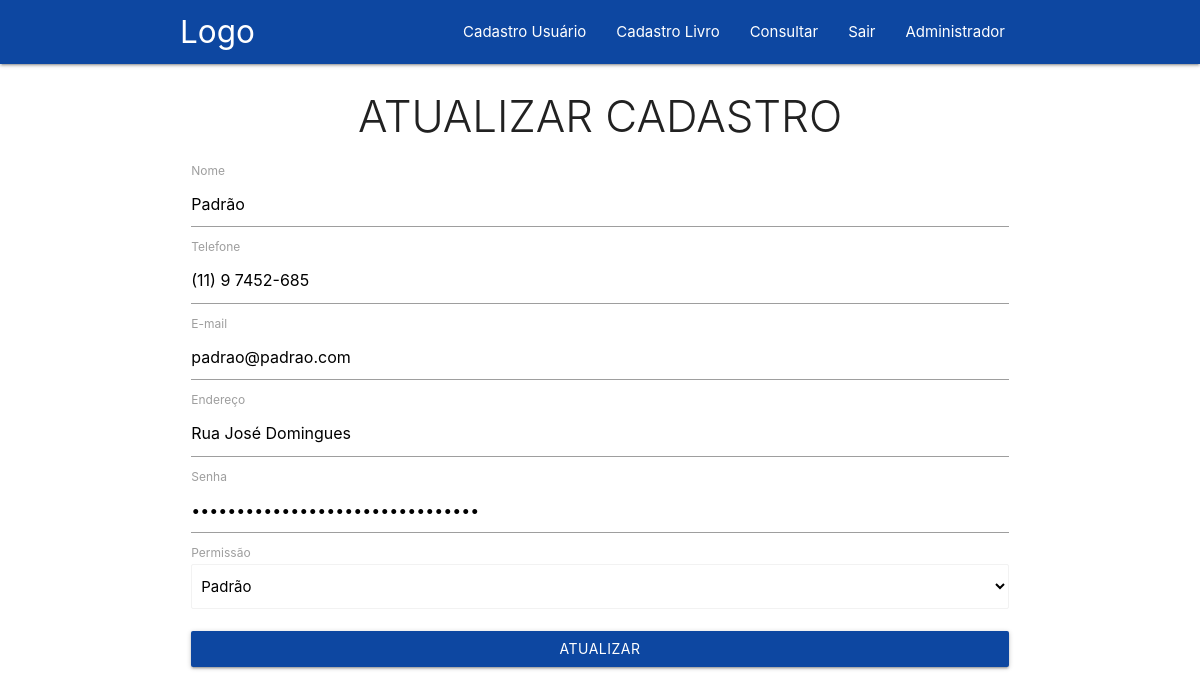
Page /editar-usuario.php?id_up=167 (signed in) on the committed database.
### tables this page shows
CREATE TABLE `pessoa` (
  `id` int(11) NOT NULL,
  `nome` varchar(40) DEFAULT NULL,
  `telefone` varchar(15) DEFAULT NULL,
  `email` varchar(40) DEFAULT NULL,
  `endereco` varchar(50) DEFAULT NULL,
  `senha` varchar(32) DEFAULT NULL,
  `permissao` varchar(30) NOT NULL
);

### classe-usuario.php (called while the page is built, shortened)
<?php
Class Usuario{
    public function __construct($dbname, $host, $user, $senha)
    {
        try
        {
            $this->pdo = new PDO("mysql:dbname=".$dbname.";host=".$host,$user,$senha);
        }
        catch (PDOException $e)
        {
            echo "Erro com BD: ".$e->getMessage();
        }
        catch(Exception $e)
        {
            echo "Erro: ".$e->getMessage();
        }
    }
    public function buscarDadosUser($id)
    {
        $cmd = $this->pdo->prepare("SELECT * FROM pessoa WHERE id = :id");
        $cmd->bindValue(":id",$id);
        $cmd->execute();
        $dados = $cmd->fetch();
        return $dados;
    }
}
?>

### classe-pessoa.php (called while the page is built, shortened)
<?php
Class Pessoa{
    private $pdo;
    public function __construct($dbname, $host, $user, $senha)
    {
        try
        {
            $this->pdo = new PDO("mysql:dbname=".$dbname.";host=".$host,$user,$senha);
        }
        catch(PDOException $e){
            echo "Erro com banco de dados: ".$e->getMessage();
            exit();
        }
        catch(Exception $e){
            echo "Erro generico: ".$e->getMessage();
            exit();
        }
    }
    public function buscarDadosPessoa($id)
    {
        $cmd = $this->pdo->prepare("SELECT * FROM pessoa WHERE id = :id");
        $cmd->bindValue(":id", $id);
        $cmd->execute();
        $res = $cmd->fetch(PDO::FETCH_ASSOC);
        return $res;
    }
}
?>

### editar-usuario.php (the view, shortened to what this page needs)
<?php
require_once 'classe-pessoa.php';
$p = new Pessoa("crudpdo", "localhost", "root", "");
?>
<?php
    require_once 'classe-usuario.php';
    if(isset($_SESSION['id_master']))
    {
        $us = new Usuario("CRUDPDO","localhost","root","");
        $informacoes = $us->buscarDadosUser($_SESSION['id_master']);
    }
?>
<!DOCTYPE html>
<html lang="pt-br">
<head>
      <link rel="stylesheet" href="https://cdnjs.cloudflare.com/ajax/libs/materialize/1.0.0/css/materialize.min.css">
</head>
<body>
    <header>
        <nav class="blue darken-4">
            <div class="nav-wrapper container ">
                <a href="#" class="brand-logo">Logo</a>
                <ul id="nav-mobile" class="right hide-on-med-and-down">
                <?php
                    if(isset($_SESSION['id_master']))
                    {
                        ?>
                            <li><a href="cadastro-usuario.php">Cadastro Usuário</a></li>
                            <li><a href="cadastro-livro.php">Cadastro Livro</a></li>
                            <li><a href="#">Consultar</a></li>
                            <li><a href="sair.php">Sair</a></li>
                            <li><a href="#"><?php echo $informacoes['nome']?></a></li>
                        <?php
                    }
                    else
                    {
                        header("location: areaPrivada.php");
                    }
                ?>
                </ul>
            </div>
        </nav>
     </header>
    <main>
        <?php
            if(isset($_GET['id_up']))
            {
                $id_update = addslashes($_GET['id_up']);
                $res = $p->buscarDadosPessoa($id_update);
            }
        ?>
        <div class="row container">
            <div class="exibicao-lista">
                <section class="col s12"  id="esquerda">
                    <form method="POST">
                        <h3 class="center light">ATUALIZAR CADASTRO</h3>
                        <label for="nome">Nome</label>
                        <input type="text" name="nome" id="nome" maxlength="40"
                        value="<?php if(isset($res)){echo $res['nome'];}?>"
                        >
                        <label for="telefone">Telefone</label>
                        <input type="text" name="telefone" id="telefone" maxlength="15"
                        value="<?php if(isset($res)){echo $res['telefone'];}?>"
                        >
                        <label for="email">E-mail</label>
                        <input type="email" name="email" id="email" maxlength="40"
                        value="<?php if(isset($res)){echo $res['email'];}?>"
                        >
                        <label for="endereco">Endereço</label>
                        <input type="text" name="endereco" id="endereco" maxlength="50"
                        value="<?php if(isset($res)){echo $res['endereco'];}?>"
                        >
                        <label for="senha">Senha</label>
                        <input type="password" name="senha" id="senha" maxlength="32"
                        value="<?php if(isset($res)){echo $res['senha'];}?>"
                        >
                        <label>Permissão</label>
                            <select type="text" class="browser-default" name="permissao">
                                <option value="<?php if(isset($res)){echo $res['permissao'];}?>"><?php if(isset($res)){echo $res['permissao'];}?></option>
                            </select>
                            <br>
                        <input class=" btn blue darken-4 text-white col s12" type="submit"
                        value="<?php if(isset($res)){echo "Atualizar";}?>">
                    </form>
                </section>
            </div>
        </div>
    </main>
</body>
</html>

### rows in the picture
pessoa: nome "Administrador"
pessoa: nome "Padrão", telefone "(11) 9 7452-685", email "padrao@padrao.com", endereco "Rua José Domingues", permissao "Padrão"
